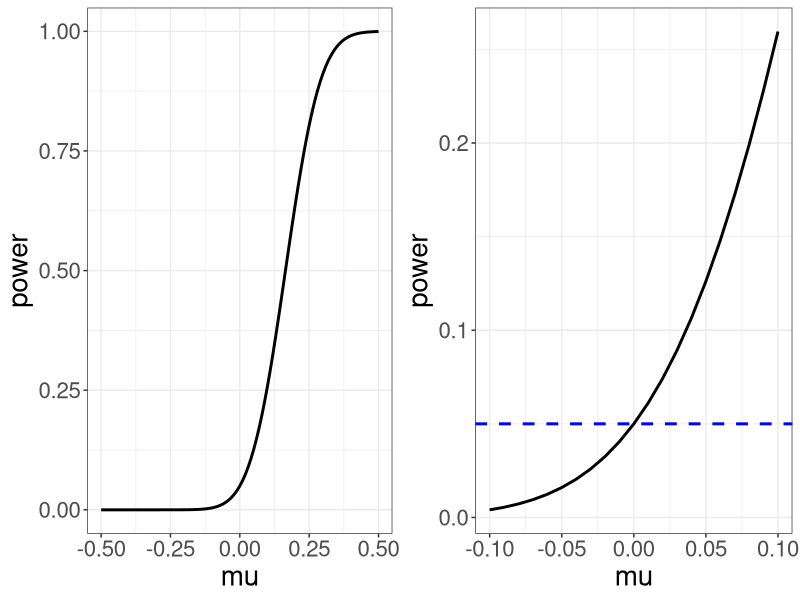
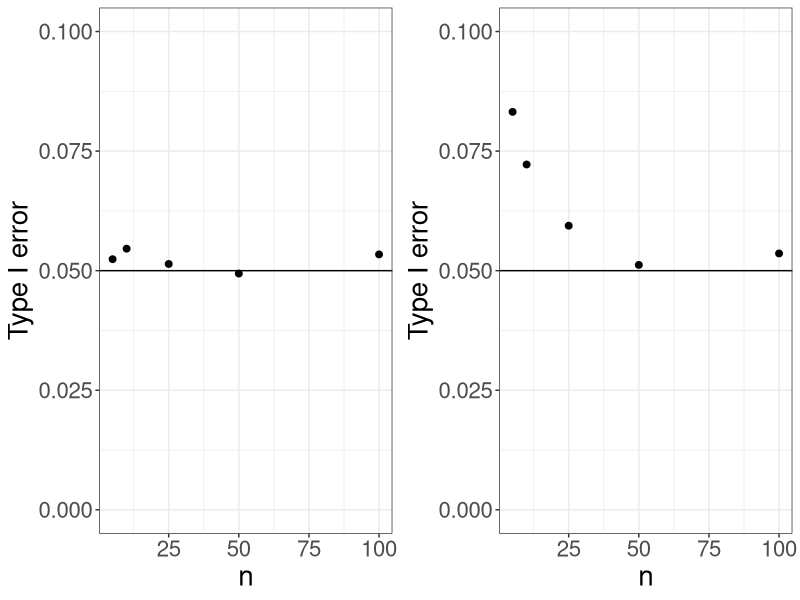

R code for these plots, in order:
## ---- chunk 1
library(tidyverse)
library(gridExtra)

mu0 <- 0
mu <- seq(-0.5, 0.5, 0.01)
sigma <- 1
n <- 100
alpha <- 0.05
z <- qnorm(alpha, lower.tail=F)
power <- 1 - pnorm(z - (mu - mu0)/(sigma/sqrt(n)))
p1 <- data.frame(mu, power) %>%
  ggplot(aes(x = mu, y = power)) +
  geom_line(lwd = 1) +
  theme_bw() +
  theme(text = element_text(size = 20))
  

mu <- seq(-0.1, 0.1, 0.01)
power <- 1 - pnorm(z - (mu - mu0)/(sigma/sqrt(n)))
p2 <- data.frame(mu, power) %>%
  ggplot(aes(x = mu, y = power)) +
  geom_line(lwd = 1) +
  theme_bw() +
  theme(text = element_text(size = 20)) +
  geom_hline(yintercept = 0.05, color="blue", lty=2, lwd=1)

grid.arrange(p1, p2, ncol=2)
## ---- chunk 2
set.seed(3)
ns <- c(5, 10, 25, 50, 100)
mu0 <- 0
sigma <- 1
alpha <- 0.05
nreps <- 5000
error_known <- rep(0, length(ns))
error_unknown <- rep(0, length(ns))
for(j in 1:length(ns)){
  n <- ns[j]
  test_stats <- rep(0, nreps)
  test_stats_est <- rep(0, nreps)
  for(i in 1:nreps){
    x <- rnorm(n, mu0, sigma)
    test_stats[i] <- (mean(x) - mu0)/(sigma/sqrt(n))
    test_stats_est[i] <- (mean(x) - mu0)/(sd(x)/sqrt(n))
  }
  error_known[j] <- mean(test_stats > qnorm(0.05, lower.tail=F))
  error_unknown[j] <- mean(test_stats_est > qnorm(0.05, lower.tail=F))
}

p1 <- data.frame(n = ns, error = error_known) %>%
  ggplot(aes(x = n, y = error)) +
  geom_point(size = 2) +
  geom_hline(yintercept = 0.05) +
  theme_bw() +
  labs(y = "Type I error") +
  theme(text = element_text(size = 20)) +
  scale_y_continuous(limits = c(0, 0.1))

p2 <- data.frame(n = ns, error = error_unknown) %>%
  ggplot(aes(x = n, y = error)) +
  geom_point(size = 2) +
  geom_hline(yintercept = 0.05) +
  theme_bw() +
  labs(y = "Type I error") +
  theme(text = element_text(size = 20)) +
  scale_y_continuous(limits = c(0, 0.1))

grid.arrange(p1, p2, ncol=2)
